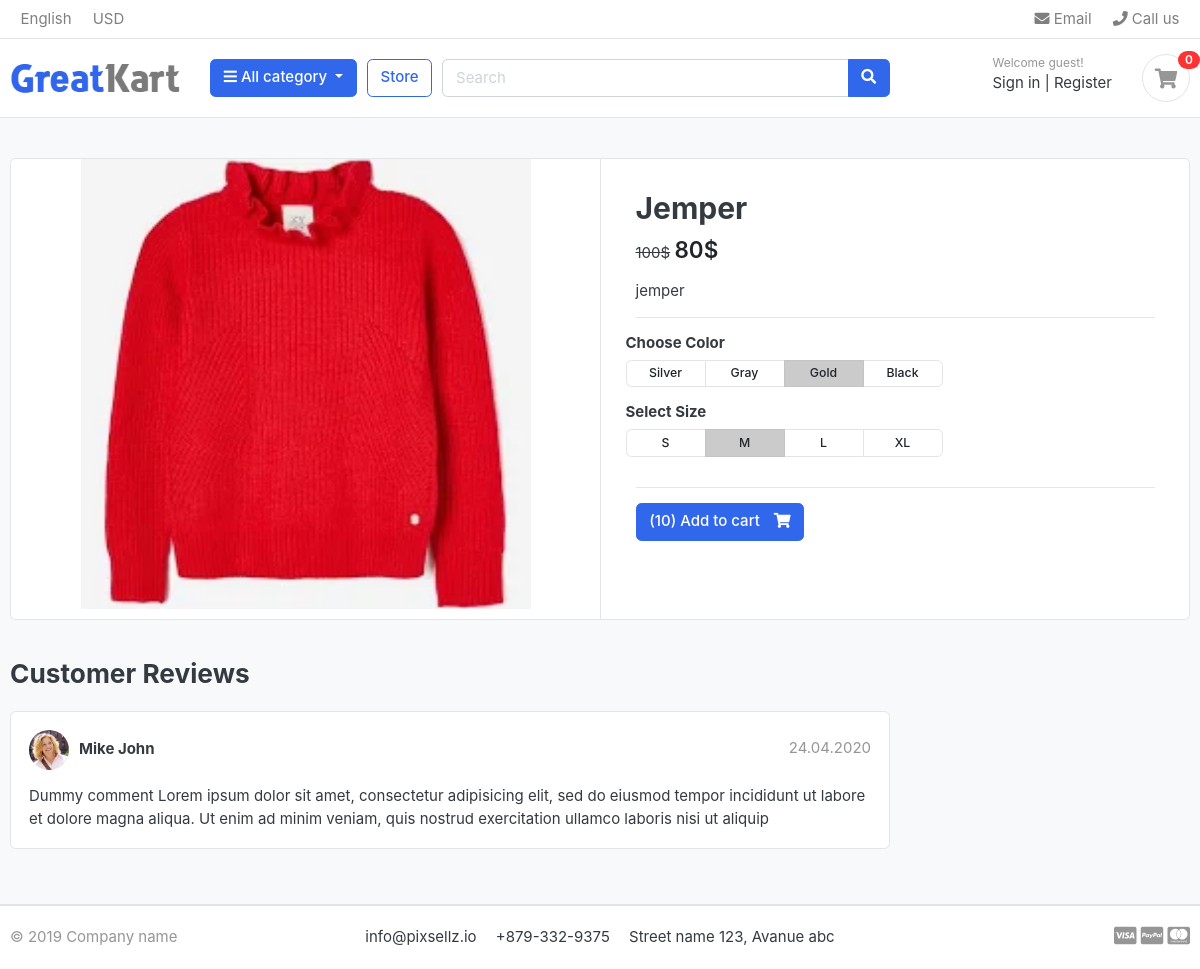
The app's page /store/view_detail/13/ with its own data.
### product_store/models.py (models this page shows, shortened)
class Product(models.Model):
    name = models.CharField(max_length=20)
    slug = models.SlugField(max_length=20,unique=True)
    descprition = models.TextField(max_length=500,blank=True)
    xozirgi_narx = models.IntegerField()
    oldingi_narx = models.IntegerField()
    image = models.ImageField(upload_to="photo/product")
    aksiya = models.IntegerField(default=100)
    mavjudmi = models.BooleanField(default=True)
    category = models.ForeignKey(Category,on_delete=models.CASCADE)
    yaratilgan_vaqt = models.DateTimeField(auto_now_add=True)
    ozgartirilgan_vaqti = models.DateTimeField(auto_now=True)

### product_store/views.py (the view)
# urls.py: path("view_detail/<int:id>/", Detail, name="detail_name")
def Detail(malumot,id):
    stre = Product.objects.get(id=id)
    quality = Add_Quality.objects.all()
    in_cart = CartItem.objects.filter(cart__session_id = _cart_id(malumot), product = stre).exists()
    context = {
        "store":stre,
        "silver":quality,
        "in_cart":in_cart
    }
    return render(malumot,"detail_product.html",context)

### Category/context_prosesor.py (called while the page is built)
def menu_links(request):
    maxsulot_tur = Category.objects.all()
    context = {
        "maxsulot_all": maxsulot_tur
    }
    return dict(context)

### Category/models.py (called while the page is built)
    def manzil_olmoq(self):
        return reverse("category_slug", args=[self.slug])

### card/context_prosesor.py (called while the page is built)
def counter(request):
    cart_count = 0
    if 'admin' in request.path:
        return {}
    else:
        try:
            cart = Cart.objects.get(session_id=_cart_id(request))
            cart_items = CartItem.objects.filter(cart=cart)
            for cart_item in cart_items:
                cart_count += cart_item.quantity
        except ObjectDoesNotExist:
            cart_count = 0
    return dict(cart_count = cart_count)

### card/views.py (called while the page is built)
def _cart_id(request):
    cart = request.session.session_key
    if not cart:
        cart = request.session.create()
    return cart

### template/detail_product.html
{% extends "base.html" %}
{% load static %}
{% block content %}
<section class="section-content padding-y bg">
    <div class="container">
    <div class="card">
        <div class="row no-gutters">
            <aside class="col-md-6">
    <article class="gallery-wrap">
        <div class="img-big-wrap">
            {% if store.image  %}
            <a href="#"><img src="{{store.image.url}}"></a>
            {% endif %}
        </div>
    </article>
            </aside>
            <main class="col-md-6 border-left">
    <article class="content-body">
    <h2 class="title">{{store.name}}</h2>
    <div class="mb-3">
        <s>{{store.oldingi_narx}}$</s>
        <var class="price h4">{{store.xozirgi_narx}}$</var>
    </div>
    <p>{{store.slug}}</p>
    <hr>
        <div class="row">
            <div class="item-option-select">
                <h6>Choose Color</h6>
                <div class="btn-group btn-group-sm btn-group-toggle" data-toggle="buttons">
                    <label class="btn btn-light">
                        <input type="radio" name="radio_color"> Silver
                    </label>
                    <label class="btn btn-light">
                        <input type="radio" name="radio_color" > Gray
                    </label>
                    <label class="btn btn-light active">
                        <input type="radio" name="radio_color checked"> Gold
                    </label>
                    <label class="btn btn-light">
                        <input type="radio" name="radio_color"> Black
                    </label>
                </div>
            </div>
        </div>
        <div class="row">
            <div class="item-option-select">
                <h6>Select Size</h6>
                <div class="btn-group btn-group-sm btn-group-toggle" data-toggle="buttons">
                    <label class="btn btn-light">
                        <input type="radio" name="radio_color"> S
                      </label>
                      <label class="btn btn-light active">
                        <input type="radio" name="radio_color" checked> M
                      </label>
                      <label class="btn btn-light">
                        <input type="radio" name="radio_color"> L
                      </label>
                      <label class="btn btn-light">
                        <input type="radio" name="radio_color"> XL
                      </label>
                </div>
            </div>
        </div>
        <hr>
        {% if store.aksiya <= 0 %}
            <h5 class="text-danger">Out of stock</h5>
        {% else %}
            <a href="{% url 'cart_add' store.id %}" class="btn btn-primary">
            <span class="text">({{store.aksiya}}) Add to cart</span>
            <i class="fas fa-shopping-cart"></i> </a>
        {% endif %}
    </article>
            </main>
        </div>
    </div>
    <br>
    <div class="row">
                <div class="col-md-9">
        <header class="section-heading">
            <h3>Customer Reviews </h3>
        </header>
        <article class="box mb-3">
            <div class="icontext w-100">
                <img src="{% static './images/avatars/avatar1.jpg' %}" class="img-xs icon rounded-circle">
                <div class="text">
                    <span class="date text-muted float-md-right">24.04.2020 </span>
                    <h6 class="mb-1">Mike John </h6>
                </div>
            </div>
            <div class="mt-3">
                <p>
                    Dummy comment Lorem ipsum dolor sit amet, consectetur adipisicing elit, sed do eiusmod
                    tempor incididunt ut labore et dolore magna aliqua. Ut enim ad minim veniam,
                    quis nostrud exercitation ullamco laboris nisi ut aliquip
                </p>
            </div>
        </article>
        </div>
    </div>
    </div>
    </section>
{% endblock content %}

### static/css/ui.css (style rules this page uses)
html { font-family: "Inter", sans-serif; font-size: 15px; }
.content-body { flex: 1 1 auto; padding: 2rem 2.3rem; }
.img-xs, .img-sm, .img-md, .img-lg { -o-object-fit: cover; object-fit: cover; flex-shrink: 0; flex-grow: 0; }
.img-xs { width: 40px; height: 40px; }
.padding-y { padding-top: 40px; padding-bottom: 40px; }
var { font-style: normal; }
article:after, .form-group:after { display: block; clear: both; content: ""; }
.bg { background-color: #f8f9fa; }
.section-heading { margin-bottom: 20px; margin-top: 15px; }
p:last-child { margin-bottom: 0; }
.btn-light { background-color: #fff; border-color: #e4e4e4; }
.btn .text + i { margin-left: 10px; }
.icontext { display: inline-flex; align-items: center; vertical-align: middle; }
.icontext .text { width: 100%; line-height: 1.2; }
.icontext .icon { position: relative; margin-right: 10px; flex-shrink: 0; flex-grow: 0; }
.price { font-weight: 600; color: #212529; }
.box { padding: 18px; background: #fff; border-radius: 0.37rem; border: 1px solid #e4e4e4; }
.box img { max-width: 100%; }
.gallery-wrap .img-big-wrap { margin-bottom: 10px; border-radius: 0.37rem; overflow: hidden; background-color: #fff; }
.gallery-wrap .img-big-wrap a { text-align: center; display: block; }
.gallery-wrap .img-big-wrap img { height: 450px; width: auto; display: inline-block; }
.item-option-select { margin-bottom: 1rem; display: inline-block; margin-right: 15px; }
.item-option-select .btn { min-width: 80px; }

### records on screen
Product: image (picture), name "Jemper", oldingi_narx "100", xozirgi_narx "80", slug "jemper", aksiya "10"

### other values on screen
{{ cart_count }} "0"
